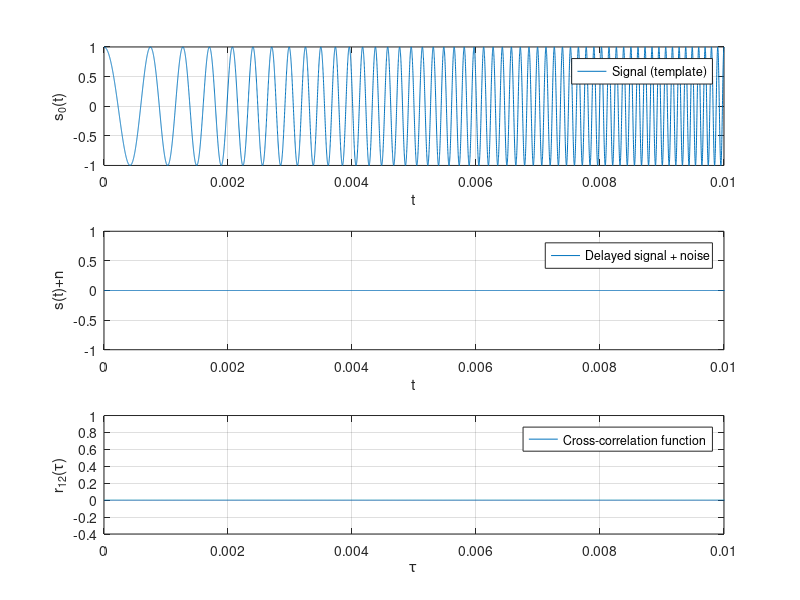

MATLAB code to generate this figure:
clear all
close all

delay=0.05;             % Delay
snr=Inf;                % Signal-to-noise ratio
T=0.1;                  % Total dration
t0=0.01;                % Pulse duration
dt=1.0e-6;              % Time step
f0=1000;                % Lowest frequency
f1=10000;               % Highest frequency
t0=0:dt:t0-dt;          % Chirp time
                        % Chirp
s0=chirp(t0,f0,t0(end),f1);
t=0:dt:T-dt;            % Time
s=zeros(1,length(t));   % Signal
s(1:length(s0))=s0;     % Add chirp
                        % Delayed signal
s=circshift(s',round(delay/dt))';s(:,end)=0;
                        % Signal power
s0_pwr=10*log10(mean(s0.^2));
s=awgn(s,snr,s0_pwr);   % Add AWGN
                        % Normalized CCF
r=xcorr(s,s0)/sum(s0.^2);  
                        % Take the right half of the CCF
r=r(round(length(r)/2)-1:end);
                        % The CCF argument (tau) 
tau=linspace(0,length(r)-1,length(r))*dt;

                        %Plots
figure
ax1=subplot(3,1,1);
plot(t0,s0)
xlabel('t')
ylabel('s_{0}(t)')
legend('Signal (template)')
grid on
ax2=subplot(3,1,2);
plot(t,s)
xlabel('t')
ylabel('s(t)+n')
legend('Delayed signal + noise')
grid on
ax3=subplot(3,1,3);
plot(tau,r)
xlabel('\tau')
ylabel('r_{12}(\tau)')
legend('Cross-correlation function')
grid on
linkaxes([ax1,ax2,ax3],'x')